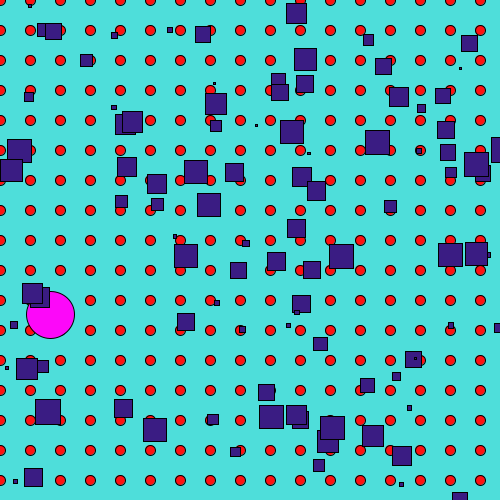
Frame 1 (no input)
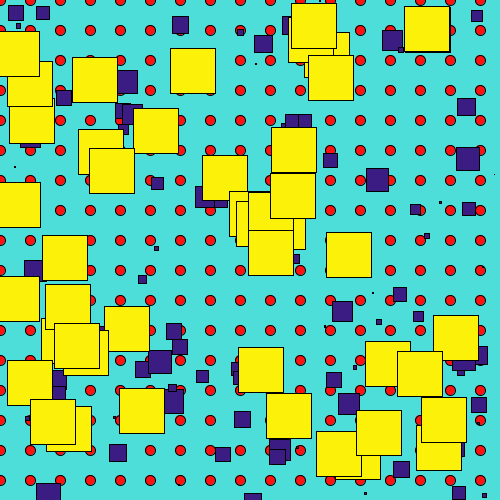
Frame 60 (the mouse pressed at the canvas centre just before this capture)
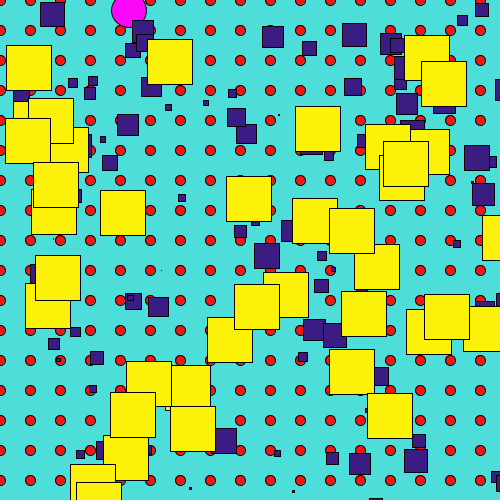
Frame 120 (the mouse held since frame 60 and released just before this capture)

The Processing sketch that drew these frames (run headless with seeded random() and noise(); from frame 60 on, the mouse is pressed at the canvas centre):

// Processing sketch: processing_97665
// ── processing_97665.pde

//Joan Recasens
//Seminari 4
//definim les variables del programa
int sz = 45;
int numrect = 45;

//fem una matriu de posicions i velocitats per "numrect" 
float[] posicionsX = new float[numrect];
//posicionsY
float[] posicionsY = new float[numrect];
//velocitatsX
float[] velocitatsX = new float[numrect];
//velocitatsY
float[] velocitatsY = new float[numrect];

void setup(){
size(500, 500);

//inicialitzem posicions (al extrem inferior dret) i velocitats dels rectangles:
for(int i = 0; i<numrect; i++){
posicionsX[i] = width;
posicionsY[i] = height;
velocitatsX[i] = random(1,10);
velocitatsY[i] = random(1,10);
}
//amb el frameRate fem el moviment aleatori de les ellipses i dels rectangles
frameRate(10);
}

void draw(){
//definim un fons
background(78,222,218);

//fem el fons estàtic que es paramètric 
for (int i = 0; i < width; i = i+30) {
for (int j = 0; j < height; j = j+30) {
fill(254,17,17);
ellipse (i,j,10, 10);
  }
}

//Fem les ellipses
for (int i=0; i<100; i++); {
float posX = random(width);
float posY = random(height);
float tamano = random (60);
fill(252,8,249);
ellipse(posX, posY, tamano, tamano);
}

for (int i=0; i<100; i++) {
float posX = random(width);
float posY = random(height);
float tamanot= random (25);

fill(58,28,131);

rect(posX,posY,tamanot,tamanot);
}


//iniciem un bucle creei les mateixes accions a tots els valors de les matrius
for(int i = 0; i<numrect; i++){
posicionsX[i] += velocitatsX[i];
posicionsY[i] += velocitatsY[i];

//delimitem que els rectangles només es moguin dins del límit i ho fem de forma paramètrica 
if((posicionsX[i]<0)||(posicionsX[i]>width)){
velocitatsX[i] = -velocitatsX[i];
}  
if((posicionsY[i]<0)||(posicionsY[i]>height)){
velocitatsY[i] = -velocitatsY[i];
} 
  
//dibuixem els rectangles
   fill(252,241,8);
    rect(posicionsX[i],posicionsY[i],sz,sz);
}
  
}
